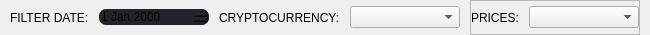
                              <widget class="QFrame" name="frame_5">
                               <property name="maximumSize">
                                <size>
                                 <width>16777215</width>
                                 <height>35</height>
                                </size>
                               </property>
                               <property name="frameShape">
                                <enum>QFrame::NoFrame</enum>
                               </property>
                               <property name="frameShadow">
                                <enum>QFrame::Raised</enum>
                               </property>
                               <layout class="QHBoxLayout" name="horizontalLayout_41">
                                <property name="spacing">
                                 <number>10</number>
                                </property>
                                <property name="leftMargin">
                                 <number>0</number>
                                </property>
                                <property name="topMargin">
                                 <number>0</number>
                                </property>
                                <property name="rightMargin">
                                 <number>0</number>
                                </property>
                                <property name="bottomMargin">
                                 <number>0</number>
                                </property>
                                <item alignment="Qt::AlignRight">
                                 <widget class="QFrame" name="filterFrame">
                                  <property name="styleSheet">
                                   <string notr="true"/>
                                  </property>
                                  <property name="frameShape">
                                   <enum>QFrame::NoFrame</enum>
                                  </property>
                                  <property name="frameShadow">
                                   <enum>QFrame::Raised</enum>
                                  </property>
                                  <layout class="QHBoxLayout" name="horizontalLayout_36">
                                   <property name="spacing">
                                    <number>10</number>
                                   </property>
                                   <property name="leftMargin">
                                    <number>10</number>
                                   </property>
                                   <property name="topMargin">
                                    <number>0</number>
                                   </property>
                                   <property name="rightMargin">
                                    <number>10</number>
                                   </property>
                                   <property name="bottomMargin">
                                    <number>0</number>
                                   </property>
                                   <item>
                                    <widget class="QFrame" name="deployDateEditFrame">
                                     <property name="frameShape">
                                      <enum>QFrame::NoFrame</enum>
                                     </property>
                                     <property name="frameShadow">
                                      <enum>QFrame::Raised</enum>
                                     </property>
                                     <layout class="QHBoxLayout" name="horizontalLayout_38">
                                      <property name="spacing">
                                       <number>10</number>
                                      </property>
                                      <property name="leftMargin">
                                       <number>0</number>
                                      </property>
                                      <property name="topMargin">
                                       <number>0</number>
                                      </property>
                                      <property name="rightMargin">
                                       <number>0</number>
                                      </property>
                                      <property name="bottomMargin">
                                       <number>0</number>
                                      </property>
                                      <item>
                                       <widget class="QLabel" name="label_22">
                                        <property name="text">
                                         <string>FILTER DATE:</string>
                                        </property>
                                       </widget>
                                      </item>
                                      <item>
                                       <widget class="QDateEdit" name="deployDateEdit">
                                        <property name="minimumSize">
                                         <size>
                                          <width>110</width>
                                          <height>0</height>
                                         </size>
                                        </property>
                                        <property name="styleSheet">
                                         <string notr="true">font: 15px &quot;Segoe UI&quot;; 
background-color: #21252B;
border-radius: 7px;</string>
                                        </property>
                                       </widget>
                                      </item>
                                     </layout>
                                    </widget>
                                   </item>
                                   <item>
                                    <widget class="QFrame" name="deployCryptoComboFrame">
                                     <property name="frameShape">
                                      <enum>QFrame::NoFrame</enum>
                                     </property>
                                     <property name="frameShadow">
                                      <enum>QFrame::Raised</enum>
                                     </property>
                                     <layout class="QHBoxLayout" name="horizontalLayout_39">
                                      <property name="spacing">
                                       <number>10</number>
                                      </property>
                                      <property name="leftMargin">
                                       <number>0</number>
                                      </property>
                                      <property name="topMargin">
                                       <number>0</number>
                                      </property>
                                      <property name="rightMargin">
                                       <number>0</number>
                                      </property>
                                      <property name="bottomMargin">
                                       <number>0</number>
                                      </property>
                                      <item>
                                       <widget class="QLabel" name="label_25">
                                        <property name="text">
                                         <string>CRYPTOCURRENCY:</string>
                                        </property>
                                       </widget>
                                      </item>
                                      <item>
                                       <widget class="QComboBox" name="deployCryptoCombo">
                                        <property name="minimumSize">
                                         <size>
                                          <width>110</width>
                                          <height>0</height>
                                         </size>
                                        </property>
                                       </widget>
                                      </item>
                                     </layout>
                                    </widget>
                                   </item>
                                   <item>
                                    <widget class="QFrame" name="deployPriceComboFrame">
                                     <property name="frameShape">
                                      <enum>QFrame::StyledPanel</enum>
                                     </property>
                                     <property name="frameShadow">
                                      <enum>QFrame::Raised</enum>
                                     </property>
                                     <layout class="QHBoxLayout" name="horizontalLayout_40">
                                      <property name="spacing">
                                       <number>10</number>
                                      </property>
                                      <property name="leftMargin">
                                       <number>0</number>
                                      </property>
                                      <property name="topMargin">
                                       <number>0</number>
                                      </property>
                                      <property name="rightMargin">
                                       <number>0</number>
                                      </property>
                                      <property name="bottomMargin">
                                       <number>0</number>
                                      </property>
                                      <item>
                                       <widget class="QLabel" name="label_27">
                                        <property name="text">
                                         <string>PRICES:</string>
                                        </property>
                                       </widget>
                                      </item>
                                      <item>
                                       <widget class="QComboBox" name="deployPriceCombo">
                                        <property name="minimumSize">
                                         <size>
                                          <width>110</width>
                                          <height>0</height>
                                         </size>
                                        </property>
                                       </widget>
                                      </item>
                                     </layout>
                                    </widget>
                                   </item>
                                  </layout>
                                 </widget>
                                </item>
                               </layout>
                              </widget>
